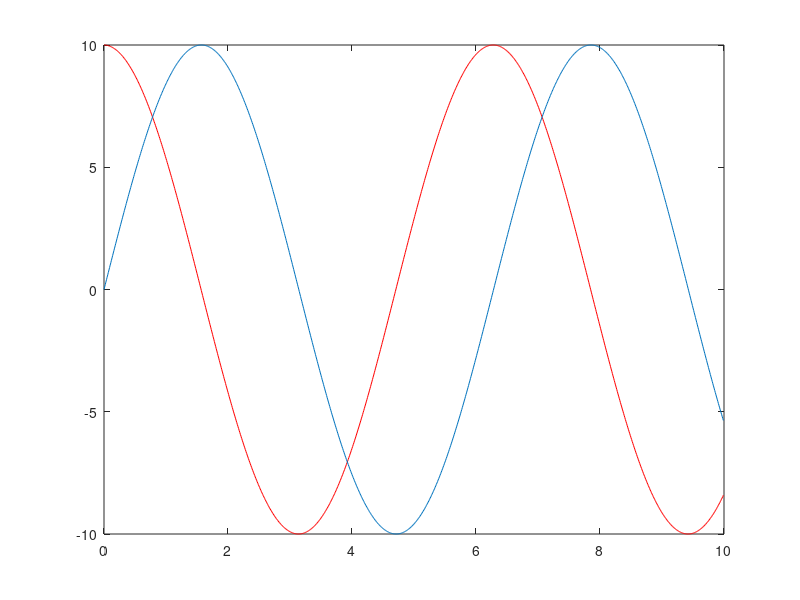

Write MATLAB code to recreate this figure.
%% Kinematics Function for Kalyani Asthana
k=5
time=0:0.01:10;
xt=10*sin(time);
%xlabel('time');
%plot(time,xt,'g');
%xlabel('time');
%ylabel('position');
%title('Position of Particle');
%velocity=xt./time
%hold on;
%plot(time,velocity,'r');
find(time==k);
index=find(time==k);
tdiff=time(index+1)-time(index);
xtdiff=xt(index+1)-xt(index);
ivel=xtdiff./tdiff;
instantvelocity=ivel
index2=find(time==time(end))
index3=find(time==time(1))
timediff=time(index2)-time(index3)
xtdifference=xt(index2)-xt(index3)
averagevelocity=xtdifference./timediff
xtvector1=xt(1:end-1)
xtvector2=xt(2:end)
timevector1=time(1:end-1)
timevector2=time(2:end)
xtvector=xtvector2-xtvector1
timevector=timevector2-timevector1
velocityvector=xtvector./timevector
xlabel('time(1:end-1)')
ylabel('velocityvector')
title('Instantaneous velocity of particle')
plot(time(1:end-1),velocityvector,'r')
hold on;
plot(time(1:end-1),xt(1:end-1))

